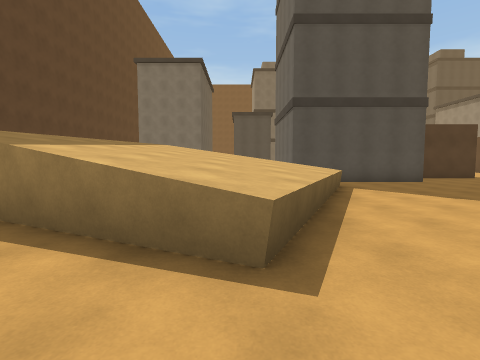
View 1 (above)

24 first-person views from a walk through a Unity game level. The camera is 1.4 m above the floor, tilts 4° down and sees 85° across. The floor is counted in squares, 1.8 m on a side. Each view is taken from the middle of a square. On the plan, view 1 faces up. The plan holds only what a view shows up to about 10 squares ahead; the rest is blank. The place goes on beyond the plan. The player character is not drawn.

View 2
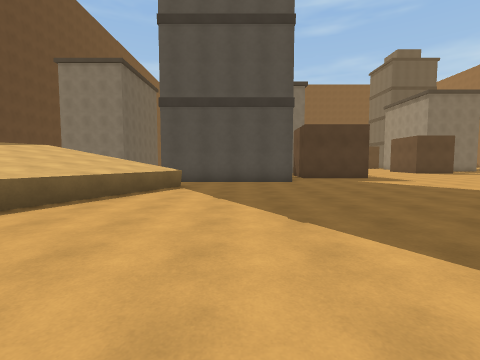

View 3
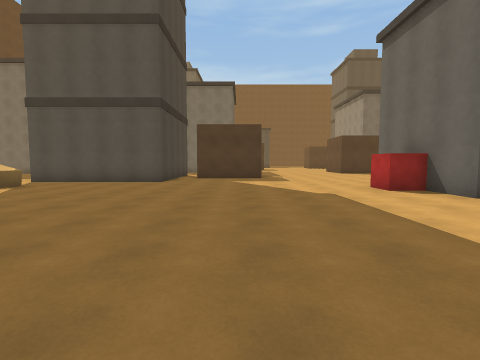

View 4
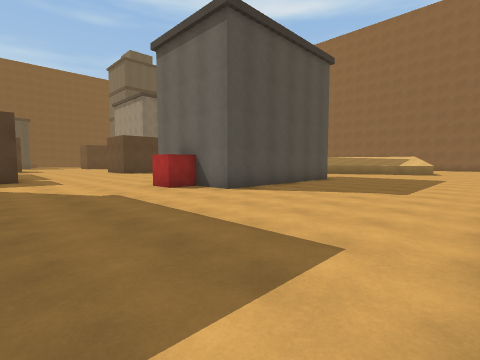

View 5
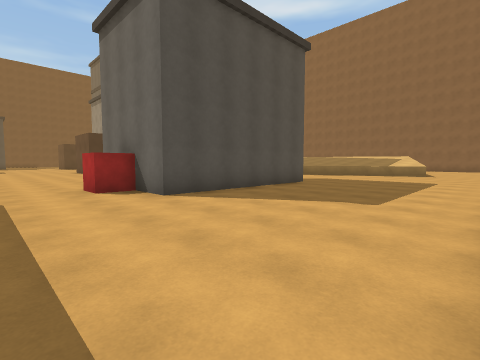

View 6
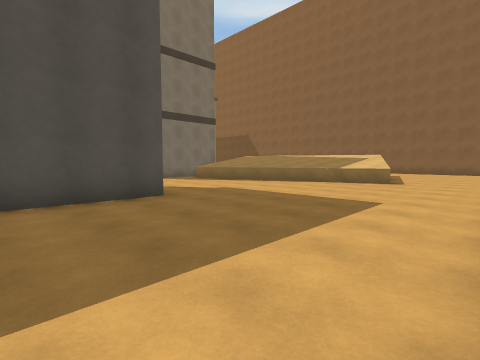

View 7
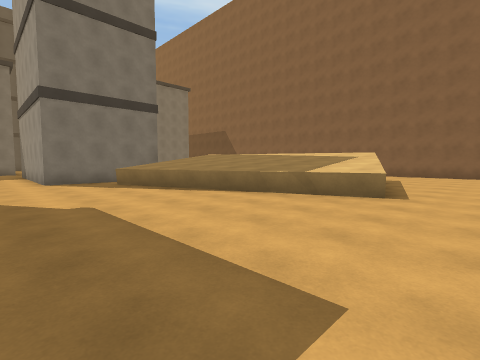

View 8
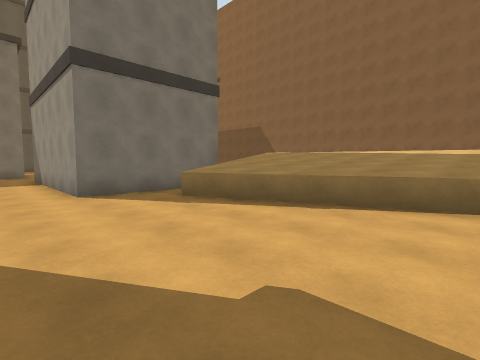

View 9
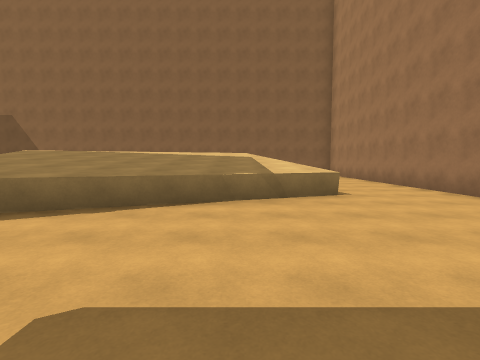

View 10
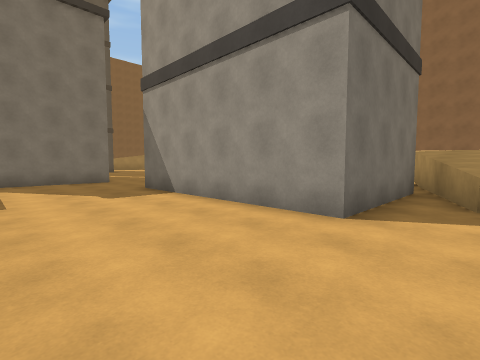

View 11
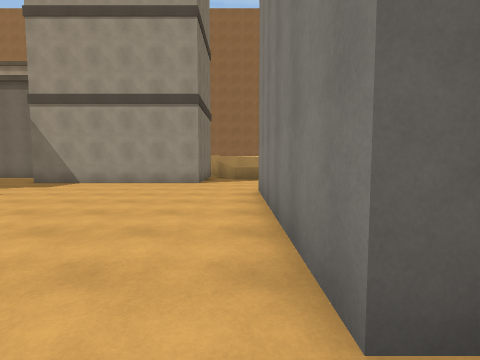

View 12
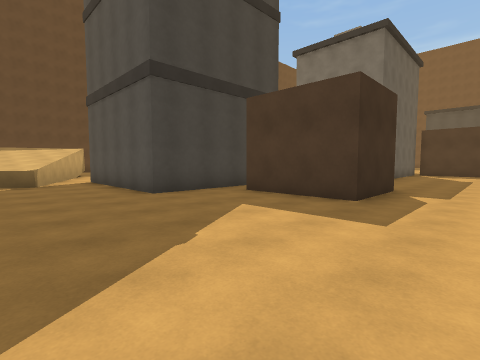

View 13
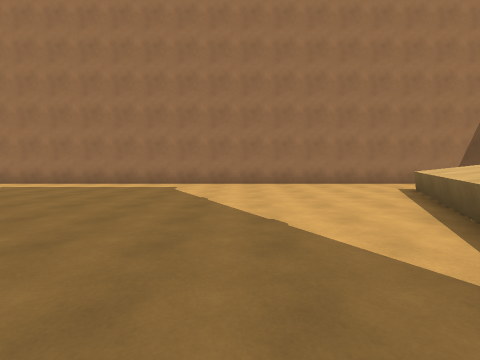

View 14
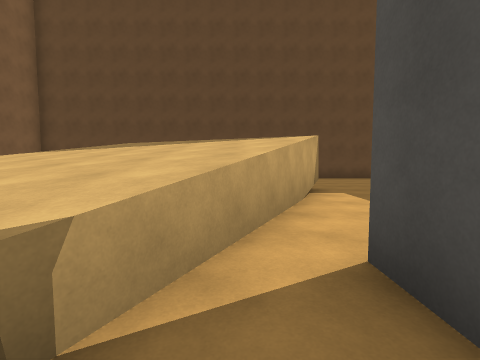

View 15
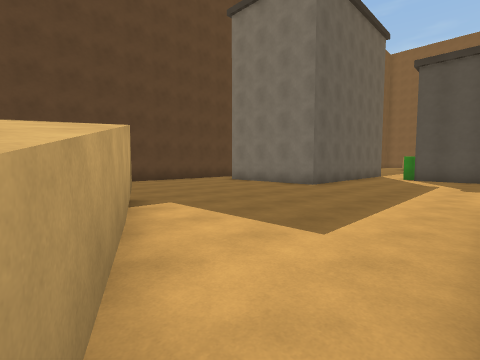

View 16
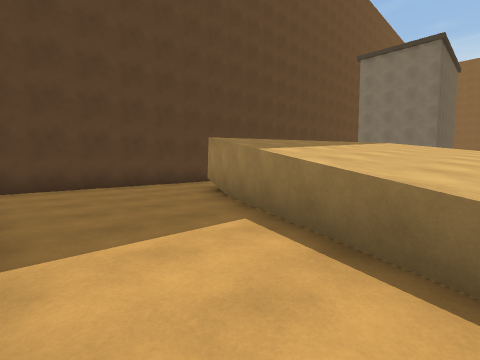

View 17
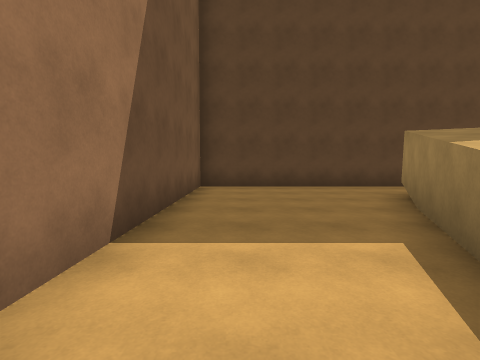

View 18
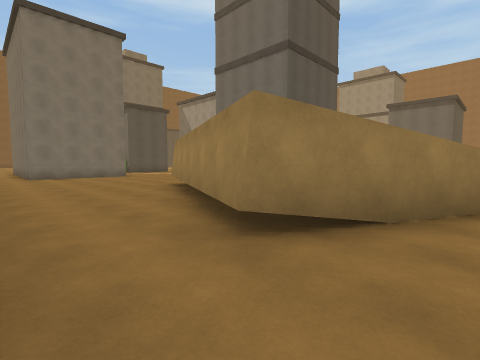

View 19
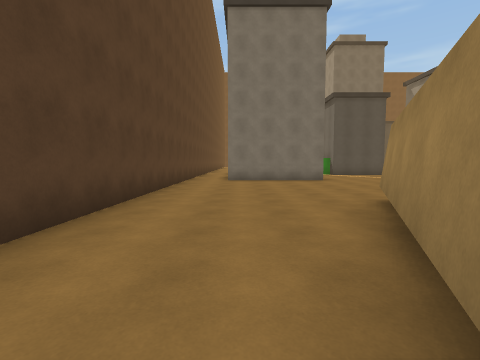

View 20
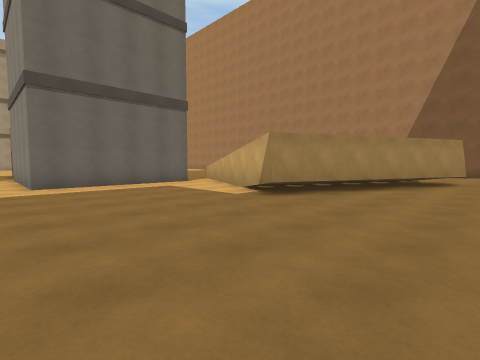

View 21
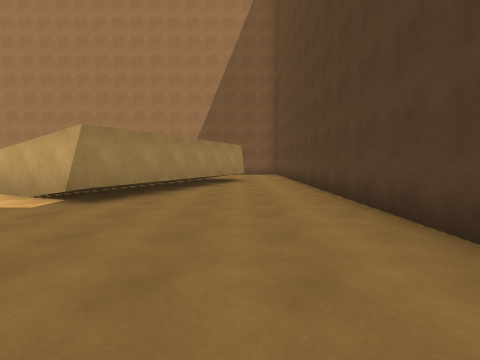

View 22
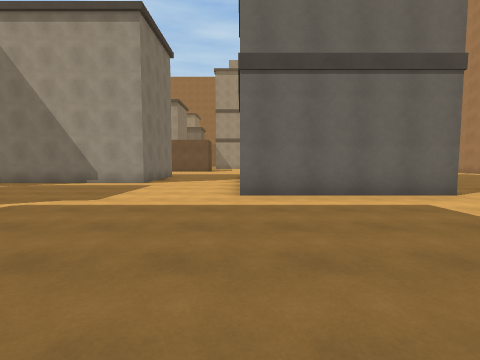

View 23
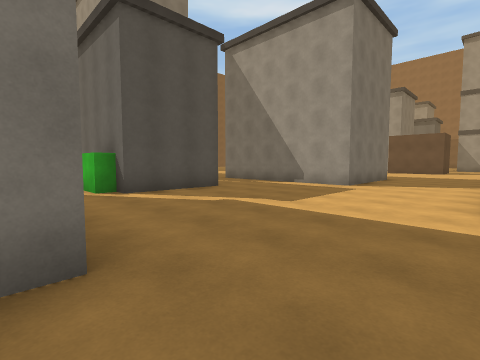

View 24
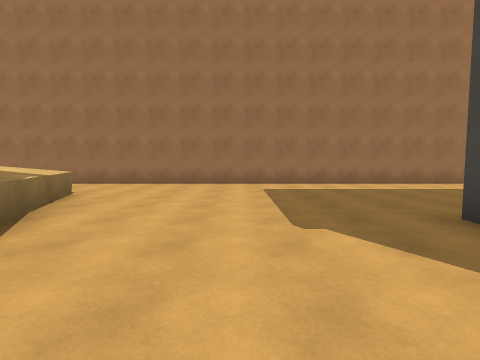

### Floor plan
Key: @ floor where view 1 was taken; # wall or solid block; . floor; ^ raised ledge; O other object.
Columns run from 9 left of view 1 to 33 right of it. Each row starts with its distance up from view 1.
 22         O###...#
 21        ........#             ####
 20        ........#             .....
 19       #........###  ..       .....
 18       #........... ...       .....
 17      ##................      ....O
 16 #......................      ....O
 15 #..........OOOOOO   ...     .....O
 14 #..........O    O   #..    ......O
 13 #..........O    O####..   .......O
 12 #..........O    O....... ........OOOOO.#
 11 #.....#....O    O....................^^^
 10 #.....###..OOOOOO..................^^^^^
  9 #....##  ^^.............#######....^^^^^^
  8 #....#  ^^^^^..........O#      ....^^^^^^
  7 #...##  ^^^^...........O#      .....^^^^^^
  6 #...#  ^^^^^............#######.....^^^^^^
  5 #..### ^^^^..........................^^^^^
  4 #....#^^^^^..........................^^^^..
  3 #......^^^...........................^^....
  2 #........^.................................
  1 #.........................................
  0 #........@................................
 -1 ##########################################

Positions as (right, up) in squares from view 1, and headings:
1: (0, 0), facing up
2: (5, 0), facing up
3: (10, 0), facing up
4: (10, 0), facing up-right
5: (12, 0), facing up-right
6: (18, 0), facing up-right
7: (22, 1), facing up-right
8: (22, 5), facing up-right
9: (22, 5), facing right
10: (20, 10), facing up-right
11: (14, 10), facing right
12: (13, 7), facing up-left
13: (5, 9), facing down
14: (4, 9), facing left
15: (2, 9), facing up-left
16: (0, 0), facing up-left
17: (0, 1), facing left
18: (-8, 3), facing up-right
19: (-6, 6), facing up
20: (-7, 16), facing down-right
21: (-6, 16), facing down
22: (-4, 15), facing right
23: (-3, 15), facing up-right
24: (24, 9), facing down
